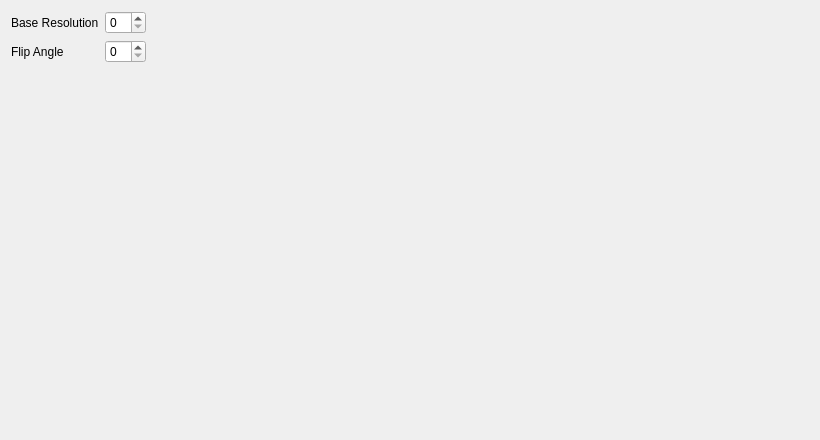
<?xml version="1.0" encoding="UTF-8"?>
<ui version="4.0">
 <class>Form</class>
 <widget class="QWidget" name="Form">
  <property name="geometry">
   <rect>
    <x>0</x>
    <y>0</y>
    <width>820</width>
    <height>440</height>
   </rect>
  </property>
  <property name="windowTitle">
   <string>Form</string>
  </property>
  <layout class="QHBoxLayout" name="horizontalLayout">
   <item>
    <layout class="QGridLayout" name="gridLayout">
     <item row="1" column="1">
      <widget class="QSpinBox" name="spinBox_2"/>
     </item>
     <item row="0" column="1">
      <widget class="QSpinBox" name="spinBox"/>
     </item>
     <item row="1" column="0">
      <widget class="QLabel" name="label_2">
       <property name="text">
        <string>Flip Angle</string>
       </property>
      </widget>
     </item>
     <item row="0" column="0">
      <widget class="QLabel" name="label">
       <property name="text">
        <string>Base Resolution</string>
       </property>
      </widget>
     </item>
     <item row="2" column="0">
      <spacer name="verticalSpacer">
       <property name="orientation">
        <enum>Qt::Vertical</enum>
       </property>
       <property name="sizeHint" stdset="0">
        <size>
         <width>20</width>
         <height>40</height>
        </size>
       </property>
      </spacer>
     </item>
    </layout>
   </item>
   <item>
    <spacer name="horizontalSpacer">
     <property name="orientation">
      <enum>Qt::Horizontal</enum>
     </property>
     <property name="sizeHint" stdset="0">
      <size>
       <width>597</width>
       <height>20</height>
      </size>
     </property>
    </spacer>
   </item>
  </layout>
 </widget>
 <resources/>
 <connections/>
</ui>
